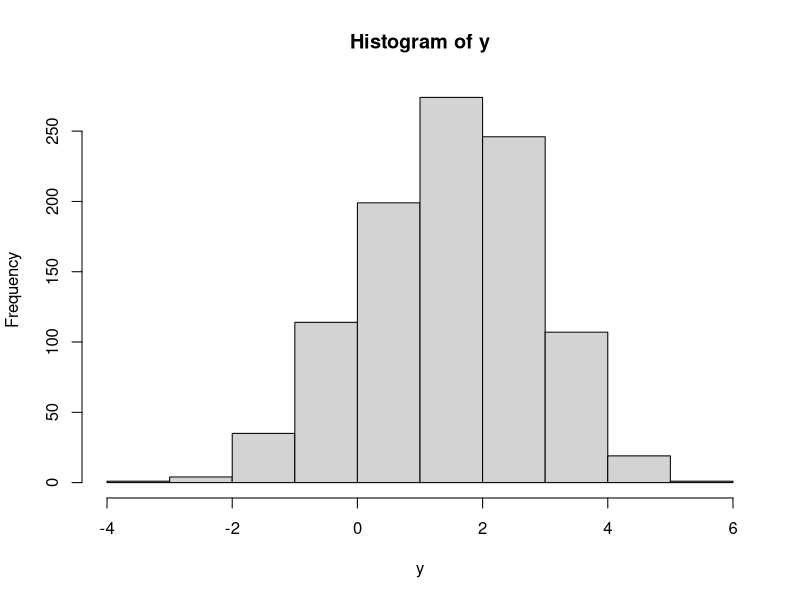
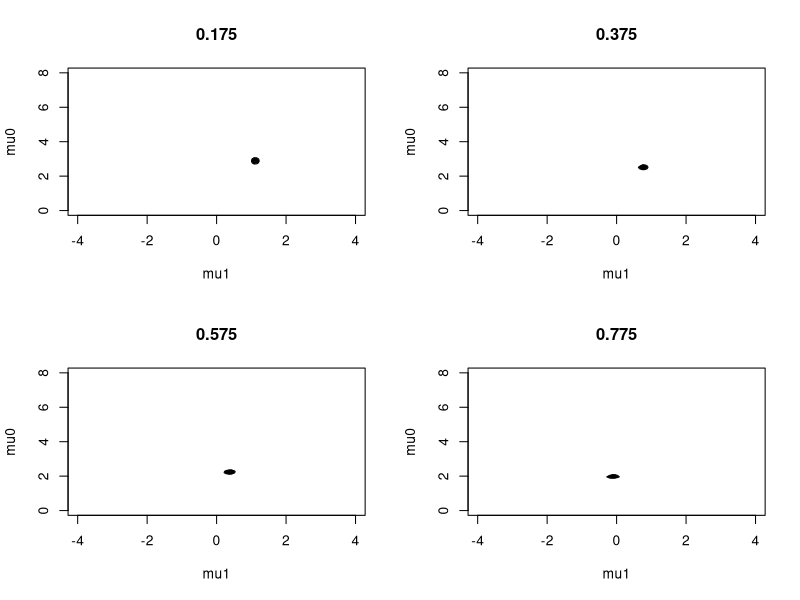
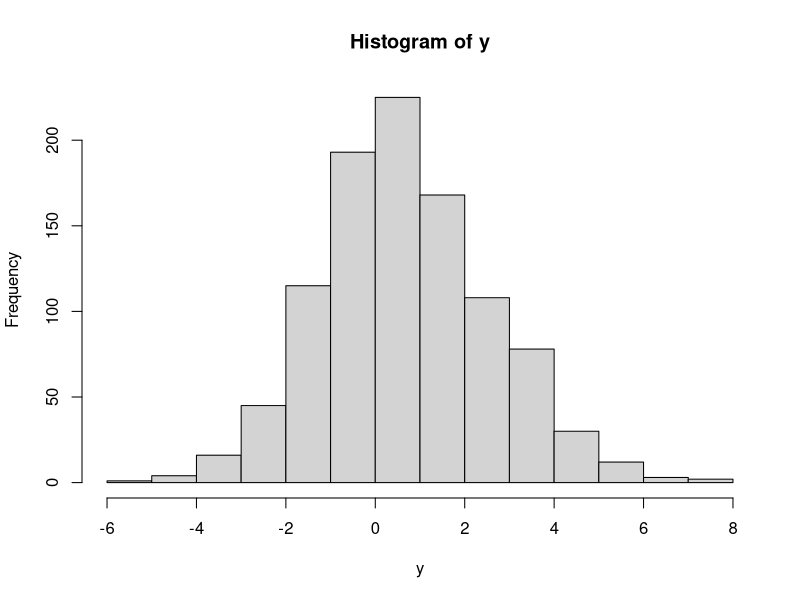
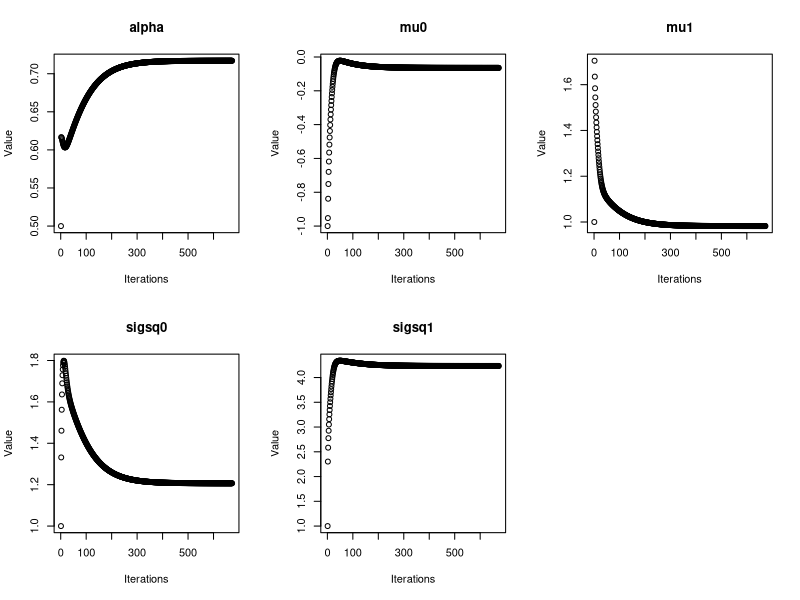
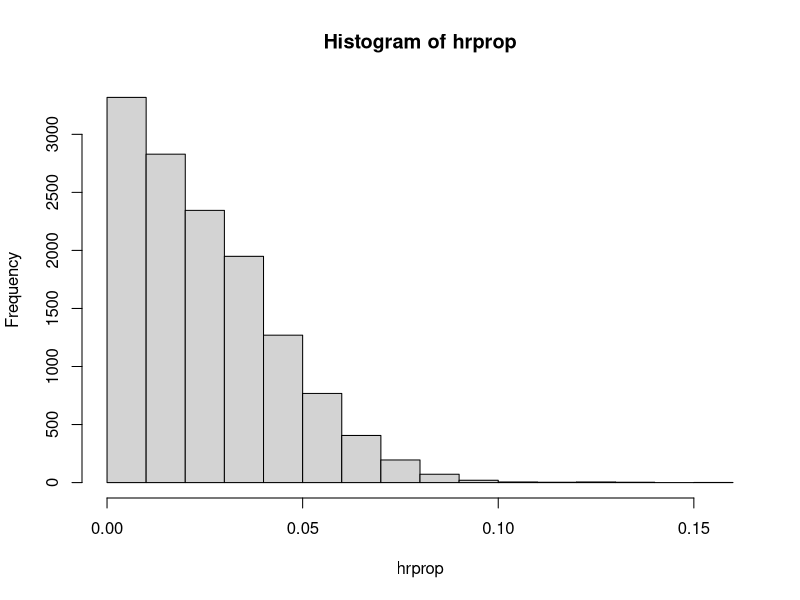
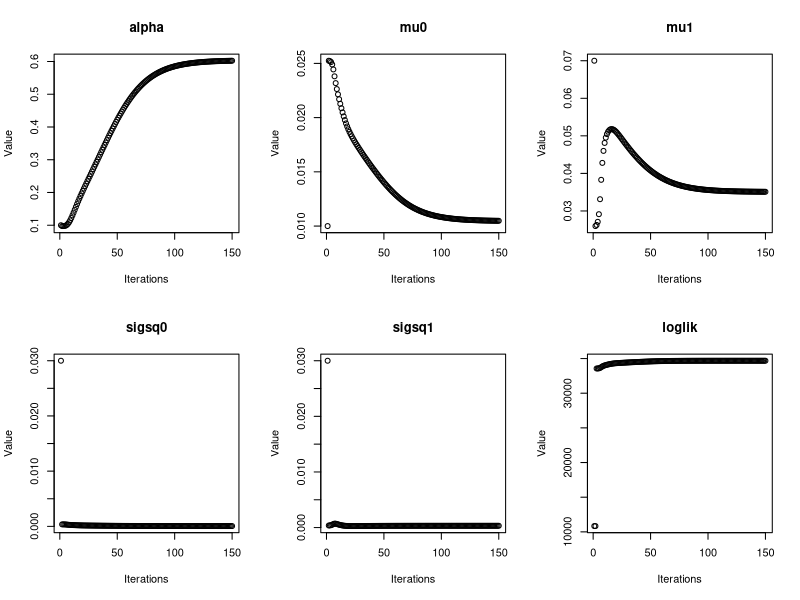
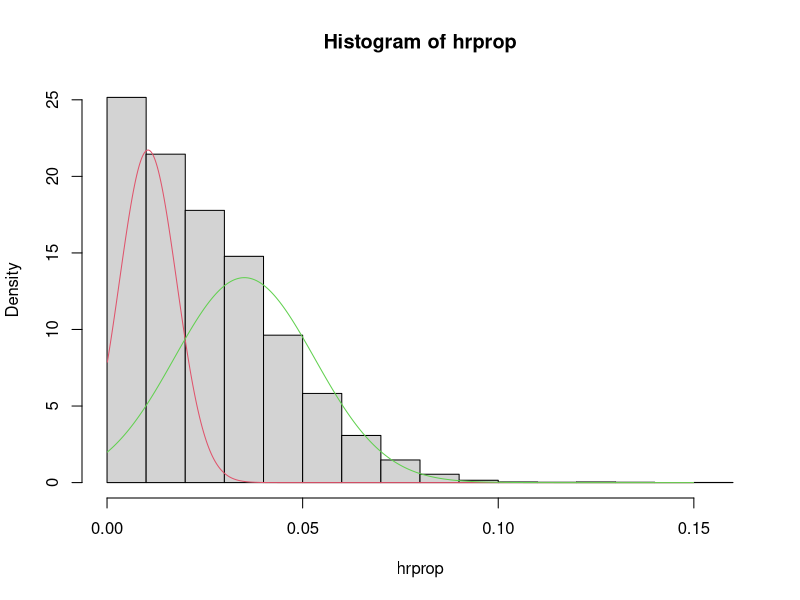
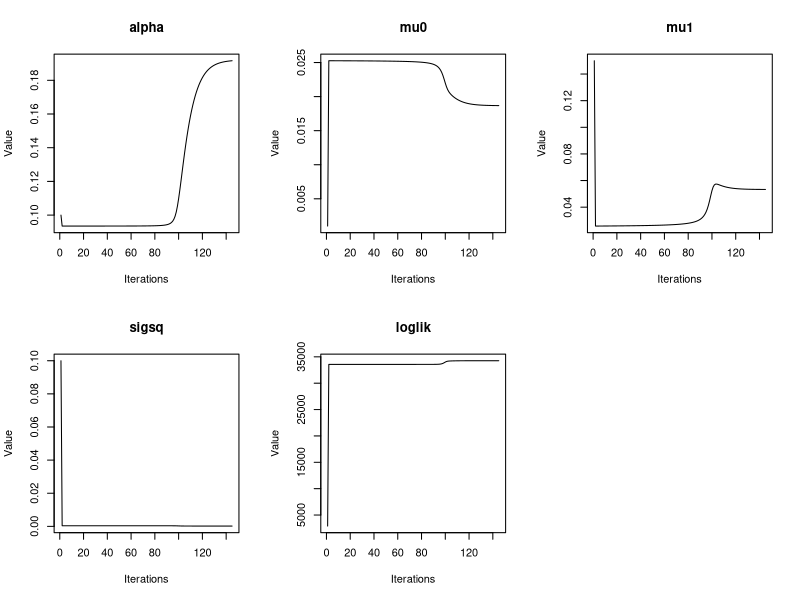

Generate these figures, in order, with R:
############################################
### GRID SEARCH FOR SIMPLE MIXTURE MODEL ###
############################################

## input data:  (mixture of normals data with true mus 0 and 2 and alpha=0.75)
data <- read.table("data/normnorm1.txt")
y <- data[,2]
n <- length(y)
hist(y)
## function for calculating log-likelihood:

loglik.mix <- function(alpha,mu0,mu1,x){
   phi0 <- dnorm(x,mu0,1)
   phi1 <- dnorm(x,mu1,1)
   loglik <- sum(log(alpha*phi1 + (1-alpha)*phi0))
   loglik
}

## calculating likelihood over range of alpha, mu1, mu0 (and finding maximum)

alpharange <- ppoints(20)   # alpha between 0 and 1
mu0range <- ppoints(100)*8-4  # mu0 between -4 and 4   
mu1range <- ppoints(100)*8  # mu1 between 0 and 8
z <- array(NA,dim=c(20,100,100))
bestz <- -Inf  # initializing optimal values
for (i in 1:20){
  for (j in 1:100){
    for (k in 1:100){
      curalpha <- alpharange[i]
      curmu0 <- mu0range[j]
      curmu1 <- mu1range[k]
      if(curmu0 < curmu1){   
        z[i,j,k] <- loglik.mix(curalpha,curmu0,curmu1,y)
        if (z[i,j,k] > bestz){
          bestalpha <- alpharange[i]
          bestmu0 <- curmu0
          bestmu1 <- curmu1
          bestz <- z[i,j,k]
        }
      }
      if(curmu0 >= curmu1){  # for unique solution, constrain mu1 > mu0
        z[i,j,k] <- -Inf
      }
    }
  }
  print(i)
}
z <- exp(z-max(z))

## plotting slices of likelihood as 2-d contour:

par(mfrow=c(2,2))
contour(mu0range,mu1range,z[4,,],xlab="mu1",ylab="mu0",main=as.character(alpharange[4]),drawlabels=F)
contour(mu0range,mu1range,z[8,,],xlab="mu1",ylab="mu0",main=as.character(alpharange[8]),drawlabels=F)
contour(mu0range,mu1range,z[12,,],xlab="mu1",ylab="mu0",main=as.character(alpharange[12]),drawlabels=F)
contour(mu0range,mu1range,z[16,,],xlab="mu1",ylab="mu0",main=as.character(alpharange[16]),drawlabels=F)

bestalpha
bestmu0
bestmu1

############################################
##### EM ALGORITHM FOR A MIXTURE MODEL #####
############################################

## input data: mixture of normals with true mu0=0,mu1=1,sigsq0=1,sigsq1=4,alpha=0.75
data <- read.table("data/normnorm2.txt")
y <- data[,2]
par(mfrow=c(1,1))
hist(y) 
n <- length(y)

## Expectation function:
Estep <- function(alpha,mu0,mu1,sigsq0,sigsq1){
  ind <- rep(NA,n)
  for (i in 1:n){
    prob0 <- (1-alpha)*dnorm(y[i],mean=mu0,sd=sqrt(sigsq0))
    prob1 <- alpha*dnorm(y[i],mean=mu1,sd=sqrt(sigsq1))
    ind[i] <- prob1/(prob0+prob1)
  }
  ind
}

## Maximization function
Mstep <- function(ind){
  alpha <- sum(ind)/n
  mu1 <- sum(ind*y)/sum(ind)
  mu0 <- sum((1-ind)*y)/sum(1-ind)
  sigsq1 <- sum(ind*((y-mu1)^2))/sum(ind)
  sigsq0 <- sum((1-ind)*((y-mu0)^2))/sum(1-ind)
  c(alpha,mu0,mu1,sigsq0,sigsq1)
}

## Starting values for EM algorithm:
curalpha <- 0.5
curmu0 <- -1
curmu1 <- 1
cursigsq0 <- 1
cursigsq1 <- 1
itermat <- c(curalpha,curmu0,curmu1,cursigsq0,cursigsq1)

## Running EM algorithm
diff <- 1
numiters <- 1
while (diff > 0.000001 || numiters <= 100){
  numiters <- numiters+1
  curind <- Estep(curalpha,curmu0,curmu1,cursigsq0,cursigsq1)
  curparam <- Mstep(curind)
  curalpha <- curparam[1]
  curmu0 <- curparam[2]
  curmu1 <- curparam[3]
  cursigsq0 <- curparam[4]
  cursigsq1 <- curparam[5]
  itermat <- rbind(itermat,curparam)
  diff <- max(abs(itermat[numiters,]-itermat[numiters-1,])) 
  print (numiters)
}

parametertext <- c("alpha","mu0","mu1","sigsq0","sigsq1")
par(mfrow=c(2,3))
for (i in 1:5){
  plot(1:length(itermat[,1]),itermat[,i],main=parametertext[i],xlab="Iterations",ylab="Value")
}

lastiter <- length(itermat[,1])
itermat[lastiter,]

## EM code above with different Starting values: 
#this converges to the same top of the hill
curalpha <- 0.5
curmu0 <- -10
curmu1 <- 10
cursigsq0 <- 2
cursigsq1 <- 2
itermat <- c(curalpha,curmu0,curmu1,cursigsq0,cursigsq1)

############################################
#### EM ALGORITHM FOR BASEBALL EXAMPLE #####
############################################

#Reading in Data:
data <- read.table("data/hitters.post1970.txt",header=T,sep="\t")
dim(data)

data <- data[data$AB>100,]
dim(data)

hr <- data$HR
ab <- data$AB
player <- data$player
year <- data$year


#Calculating homerun proportion:
hrprop <- hr/ab
par(mfrow=c(1,1))
hist(hrprop)

#Expectation function
Estep <- function(y,alpha,mu0,mu1,sigsq0,sigsq1){
  n <- length(y)  
  ind <- rep(NA,n)
  for (i in 1:n){
    prob0 <- (1-alpha)*dnorm(y[i],mean=mu0,sd=sqrt(sigsq0))
    prob1 <- alpha*dnorm(y[i],mean=mu1,sd=sqrt(sigsq1))
    ind[i] <- prob1/(prob0+prob1)
  }
  ind
}

#Maximization function
Mstep <- function(y,ind){
  n <- length(y)
  alpha <- sum(ind)/n
  mu1 <- sum(ind*y)/sum(ind)
  mu0 <- sum((1-ind)*y)/sum(1-ind)
  sigsq1 <- sum(ind*((y-mu1)^2))/sum(ind)
  sigsq0 <- sum((1-ind)*((y-mu0)^2))/sum(1-ind)
  c(alpha,mu0,mu1,sigsq0,sigsq1)
}

##observed data loglikelihood function
loglik.mix <- function(y,ind,alpha,mu0,mu1,sigsq0,sigsq1){
  loglik <- sum(log(alpha*dnorm(y,mu1,sqrt(sigsq1))+(1-alpha)*dnorm(y,mu0,sqrt(sigsq0))))
  loglik
}

#Running EM iterations
curalpha <- 0.1
curmu0 <- 0.01
curmu1 <- 0.07
cursigsq0 <- 0.03
cursigsq1 <- 0.03
curind <- Estep(hrprop,curalpha,curmu0,curmu1,cursigsq0,cursigsq1)
loglik <- loglik.mix(hrprop,curind,curalpha,curmu0,curmu1,cursigsq0,cursigsq1)
itermat <- c(curalpha,curmu0,curmu1,cursigsq0,cursigsq1,loglik)
diff <- 1
numiters <- 1
while (diff > 0.001 || numiters <= 100){
  curind <- Estep(hrprop,curalpha,curmu0,curmu1,cursigsq0,cursigsq1)
  curparam <- Mstep(hrprop,curind)
  curalpha <- curparam[1]
  curmu0 <- curparam[2]
  curmu1 <- curparam[3]
  cursigsq0 <- curparam[4]
  cursigsq1 <- curparam[5]
  itermat <- rbind(itermat,c(curparam,loglik))
  loglik <- loglik.mix(hrprop,curind,curalpha,curmu0,curmu1,cursigsq0,cursigsq1)
  numiters <- numiters + 1
  diff <- max(abs(itermat[numiters,]-itermat[numiters-1,])) 
  print (c(numiters,loglik))
}


parametertext <- c("alpha","mu0","mu1","sigsq0","sigsq1","loglik")
par(mfrow=c(2,3))
for (i in 1:6){
  plot(1:numiters,itermat[,i],main=parametertext[i],xlab="Iterations",ylab="Value")
}

# plotting fitted mixture density
finalparam<-itermat[numiters,]
alpha <- finalparam[1]
mu0 <- finalparam[2]
mu1 <- finalparam[3]
sigsq0 <- finalparam[4]
sigsq1 <- finalparam[5]
par(mfrow=c(1,1))
hist(hrprop,prob=T)
x <- ppoints(1000)*0.15
y1 <- (1-alpha)*dnorm(x,mu0,sqrt(sigsq0))
y2 <- alpha*dnorm(x,mu1,sqrt(sigsq1))
lines(x,y1,col=2)
lines(x,y2,col=3)
alpha
#EM algorithm for equal-variance model
Estep2 <- function(y,alpha,mu0,mu1,sigsq){
  n <- length(y)  
  ind <- rep(NA,n)
  for (i in 1:n){
    prob0 <- (1-alpha)*dnorm(y[i],mean=mu0,sd=sqrt(sigsq))
    prob1 <- alpha*dnorm(y[i],mean=mu1,sd=sqrt(sigsq))
    ind[i] <- prob1/(prob0+prob1)
  }
  ind
}
Mstep2 <- function(y,ind){
  n <- length(y)
  alpha <- sum(ind)/n
  mu1 <- sum(ind*y)/sum(ind)
  mu0 <- sum((1-ind)*y)/sum(1-ind)
  sigsq <- sum(ind*((y-mu1)^2))
  sigsq <- sigsq+sum((1-ind)*((y-mu0)^2))
  sigsq <- sigsq/n
  c(alpha,mu0,mu1,sigsq)
}
##observed data loglikelihood function for equal variance model
loglik.mix2 <- function(y,ind,alpha,mu0,mu1,sigsq){
  loglik <- sum(log(alpha*dnorm(y,mu1,sqrt(sigsq))+(1-alpha)*dnorm(y,mu0,sqrt(sigsq))))
  loglik
}
curalpha <- 0.1
curmu0 <- 0.001
curmu1 <- 0.15
cursigsq <- 0.1
curind <- Estep2(hrprop,curalpha,curmu0,curmu1,cursigsq)
loglik <- loglik.mix2(hrprop,curind,curalpha,curmu0,curmu1,cursigsq)

itermat2 <- c(curalpha,curmu0,curmu1,cursigsq,loglik)
diff <- 1
numiters <- 1
while (diff > 0.001 || numiters <= 100){
  curind <- Estep2(hrprop,curalpha,curmu0,curmu1,cursigsq)
  curparam <- Mstep2(hrprop,curind)
  curalpha <- curparam[1]
  curmu0 <- curparam[2]
  curmu1 <- curparam[3]
  cursigsq <- curparam[4]
  loglik <- loglik.mix2(hrprop,curind,curalpha,curmu0,curmu1,cursigsq)
  itermat2 <- rbind(itermat2,c(curparam,loglik))
  numiters <- numiters + 1
  diff <- max(abs(itermat2[numiters,]-itermat2[numiters-1,])) 
  print (c(numiters,loglik))
}


#Tracking iterations
parametertext <- c("alpha","mu0","mu1","sigsq","loglik")
par(mfrow=c(2,3))
for (i in 1:5){
  plot(1:numiters,itermat2[,i],type="l",main=parametertext[i],xlab="Iterations",ylab="Value")
}

# plotting equal-variances fitted mixture density
finalparam<-itermat2[numiters,]
alpha <- finalparam[1]
mu0 <- finalparam[2]
mu1 <- finalparam[3]
sigsq <- finalparam[4]
par(mfrow=c(1,1))
hist(hrprop,prob=T)
x <- ppoints(1000)*0.15
y1 <- (1-alpha)*dnorm(x,mu0,sqrt(sigsq))
y2 <- alpha*dnorm(x,mu1,sqrt(sigsq))
lines(x,y1,col=2)
lines(x,y2,col=3)

#Getting Individual probabilities for each player
finalindprops <- Estep2(hrprop,alpha,mu0,mu1,sigsq)

hist(finalindprops)
sum(finalindprops > 0.9999)
players.topHR<-data[finalindprops > 0.9999,1:5]
players.topHR
